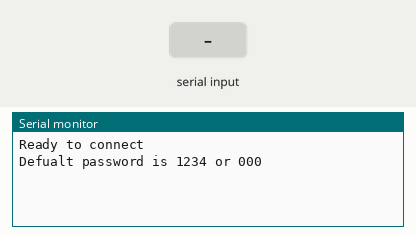
A sketch run on a simulated Arduino Uno, built with avr-gcc and run on an emulated ATmega328P. On the bench: the last lines printed to the serial monitor. Inputs (shaded band) come from the test bench.

Above: at 1.2 s.
1.3 s: "1" received over the second serial link
At 2.5 s:
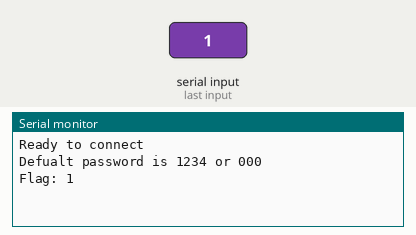
2.8 s: "0" received over the second serial link
At 3.9 s:
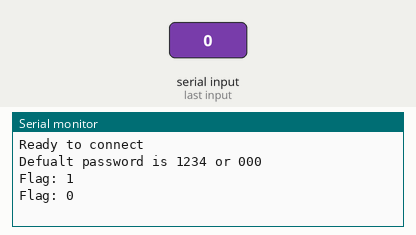
4.3 s: "2" received over the second serial link
At 5.1 s:
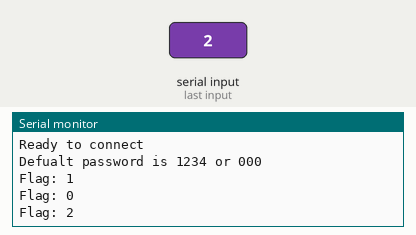

The sketch:

bluethoot.ino
```cpp
#include <SoftwareSerial.h>

#define PIN_TX_BT_RX 8
#define PIN_RX_BT_TX 9
#define baudrate 9600
#define FLAG_INFO_UPPER 'I'
#define FLAG_INFO_LOWER 'i'
#define FLAG_ACTION_UPPER 'A'
#define FLAG_ACTION_LOWER 'a'


SoftwareSerial hc05(PIN_RX_BT_TX ,PIN_TX_BT_RX);
char flag;
void setup() {
  pinMode(PIN_RX_BT_TX, INPUT);
  pinMode(PIN_TX_BT_RX, OUTPUT);
  Serial.begin(9600);
  hc05.begin(9600);
  Serial.println("Ready to connect\nDefualt password is 1234 or 000");

}

void loop() {
  flag="";
   if (hc05.available()> 0){
    flag = hc05.read();
    Serial.print("Flag: ");
    Serial.println(flag);
    switch(flag){
      case FLAG_INFO_UPPER:
      case FLAG_INFO_LOWER:
        hc05.write("Info\n");
        break;
      case FLAG_ACTION_UPPER:
      case FLAG_ACTION_LOWER:
        Serial.print("Data recived: ");
        Serial.println("Action");
        break;
      default:
        break;
    }
   }

   //hc05.write("hello\n");

}
```

Measured:
- after the input at 1.3 s, the serial monitor: prints a new line at once (image 1)
- after the input at 2.8 s, the serial monitor: prints a new line at once (image 2)
- after the input at 4.3 s, the serial monitor: prints a new line at once (image 3)
